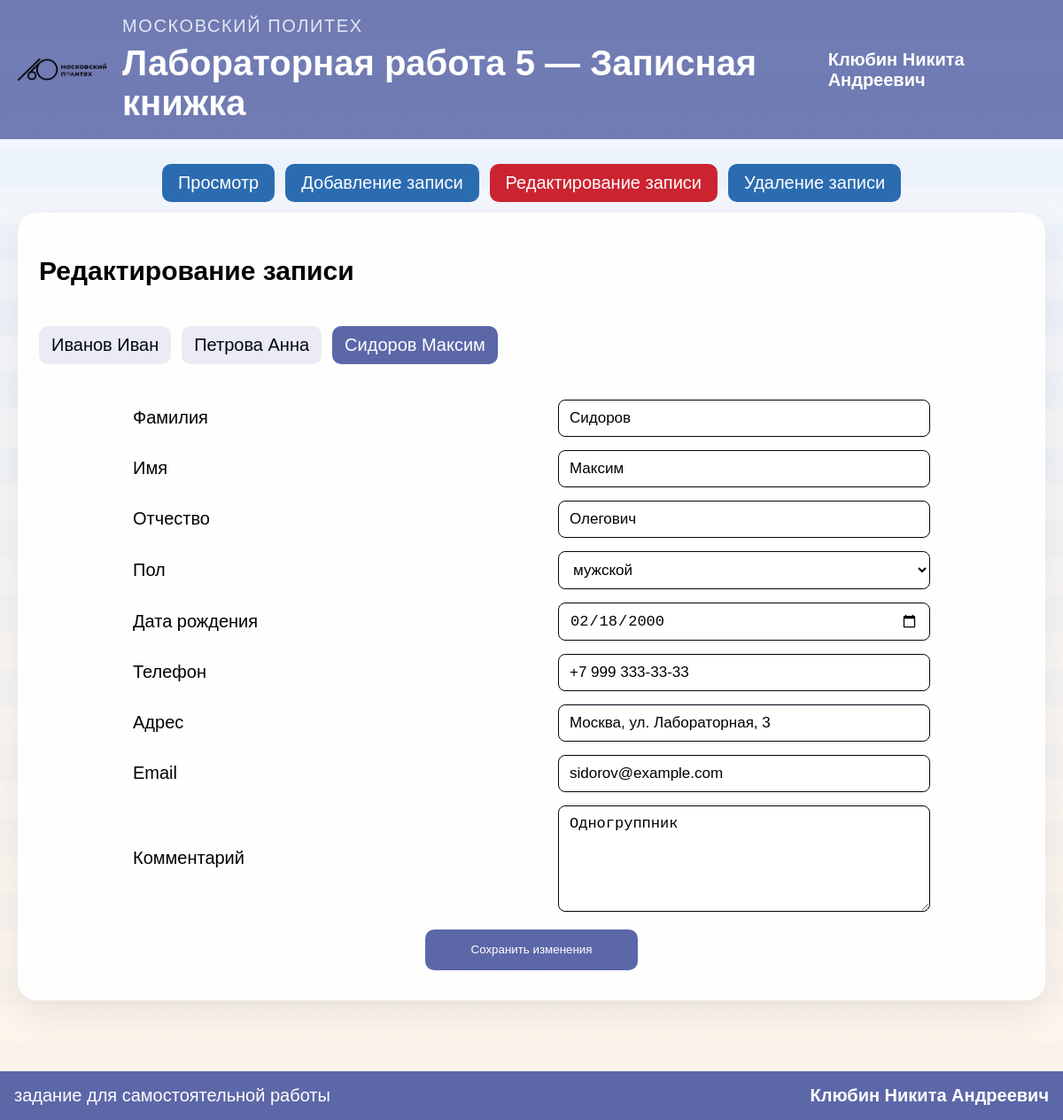
The page /index.php?action=edit&id=3 on the database its author committed.
### tables this page shows
CREATE TABLE contacts (
            id INTEGER PRIMARY KEY AUTOINCREMENT,
            surname TEXT NOT NULL,
            first_name TEXT NOT NULL,
            patronymic TEXT NOT NULL,
            gender TEXT NOT NULL,
            birth_date TEXT NOT NULL,
            phone TEXT NOT NULL,
            address TEXT NOT NULL,
            email TEXT NOT NULL,
            comment TEXT NOT NULL,
            created_at TEXT NOT NULL
        );

### bootstrap.php (called while the page is built, shortened)
<?php
function h(string $value): string
{
    return htmlspecialchars($value, ENT_QUOTES, 'UTF-8');
}

### add.php (called while the page is built, shortened)
<?php
require_once __DIR__ . '/bootstrap.php';
function renderContactForm(array $row, string $buttonText): string
{
    $button = $buttonText;
    require __DIR__ . '/form.php';
    return (string) ob_get_clean();
}

### edit.php (the view, shortened to what this page needs)
<?php
require_once __DIR__ . '/bootstrap.php';
require_once __DIR__ . '/add.php';
function renderEditModule(): string
{
    $pdo = contactsDb();
    $contacts = $pdo->query('SELECT id, surname, first_name FROM contacts ORDER BY surname ASC, first_name ASC')->fetchAll(PDO::FETCH_ASSOC);
    $selectedId = (int) ($_GET['id'] ?? $contacts[0]['id']);
    foreach ($contacts as $contact) {
        if ((int) $contact['id'] === $selectedId) {
            $selected = $contact;
            break;
        }
    }
    $rowStmt = $pdo->prepare('SELECT * FROM contacts WHERE id = :id');
    $rowStmt->execute(['id' => $selectedId]);
    $row = $rowStmt->fetch(PDO::FETCH_ASSOC) ?: [];
    $status = '';
    $links = '<div class="div-edit">';
    foreach ($contacts as $contact) {
        $class = (int) $contact['id'] === $selectedId ? 'currentRow' : '';
        $links .= sprintf(
            '<p><a class="%s" href="/lab5/index.php?action=edit&id=%d">%s %s</a></p>',
            $class,
            $contact['id'],
            h($contact['surname']),
            h($contact['first_name'])
        );
    }
    $links .= '</div>';
    return '<div class="panel"><h2>Редактирование записи</h2>' . $links . $status . renderContactForm($row, 'Сохранить изменения') . '</div>';
}

### form.php (shortened to what this page needs)
<form name="form_add" method="post">
    <div class="column">
        <div class="add">
            <label>Фамилия</label>
            <input type="text" name="surname" placeholder="Фамилия" value="<?= h((string) ($row['surname'] ?? '')) ?>">
        </div>
        <div class="add">
            <label>Имя</label>
            <input type="text" name="first_name" placeholder="Имя" value="<?= h((string) ($row['first_name'] ?? '')) ?>">
        </div>
        <div class="add">
            <label>Отчество</label>
            <input type="text" name="patronymic" placeholder="Отчество" value="<?= h((string) ($row['patronymic'] ?? '')) ?>">
        </div>
        <div class="add">
            <label>Пол</label>
            <select name="gender">
                <?php foreach (['мужской', 'женский'] as $gender): ?>
                    <option value="<?= h($gender) ?>" <?= ($row['gender'] ?? '') === $gender ? 'selected' : '' ?>><?= h($gender) ?></option>
                <?php endforeach; ?>
            </select>
        </div>
        <div class="add">
            <label>Дата рождения</label>
            <input type="date" name="birth_date" value="<?= h((string) ($row['birth_date'] ?? '')) ?>">
        </div>
        <div class="add">
            <label>Телефон</label>
            <input type="text" name="phone" placeholder="Телефон" value="<?= h((string) ($row['phone'] ?? '')) ?>">
        </div>
        <div class="add">
            <label>Адрес</label>
            <input type="text" name="address" placeholder="Адрес" value="<?= h((string) ($row['address'] ?? '')) ?>">
        </div>
        <div class="add">
            <label>Email</label>
            <input type="email" name="email" placeholder="Email" value="<?= h((string) ($row['email'] ?? '')) ?>">
        </div>
        <div class="add">
            <label>Комментарий</label>
            <textarea name="comment" placeholder="Краткий комментарий"><?= h((string) ($row['comment'] ?? '')) ?></textarea>
        </div>
        <button type="submit" value="<?= h($button) ?>" name="button" class="form-btn"><?= h($button) ?></button>
    </div>
</form>

### public/style.css (style rules this page uses)
:root { --color_a: rgb(1, 5, 17); --back_a: rgba(92, 103, 168, 0.18); --blue: rgb(43, 108, 176); --red: rgb(203, 36, 49); }
html { font-family: sans-serif; font-size: 17px; }
body { padding: 0; margin: 0; font-family: sans-serif; background: linear-gradient(180deg, rgba(212, 230, 255, 0.36) 0%, rgba(255, 241, 226, 0.72) 100%), repeating-linear-gradient(180deg, rgba(74, 144, 226, 0.06) 0 42px, rgba(255,255,255,0.94) 42px 84px); font-size: 20px; }
*, *::after, *::before { box-sizing: border-box; }
a { text-decoration: none; color: var(--color_a); }
.content .panel { background: rgba(255, 255, 255, 0.92); border-radius: 22px; padding: 24px; box-shadow: 0 18px 40px rgba(31, 41, 55, 0.08); }
.add { width: 100%; margin: 15px auto; display: flex; justify-content: space-between; gap: 20px; align-items: center; }
.column { margin: auto; width: min(100%, 900px); }
.div-edit { display: flex; flex-wrap: wrap; gap: 12px; margin-bottom: 20px; }
.div-edit a { display: inline-block; padding: 10px 14px; border-radius: 10px; background: rgba(92, 103, 168, 0.12); }
.div-edit .currentRow { color: #fff; background-color: rgb(92, 103, 168); }
input, select, textarea { display: block; width: 420px; padding: 10px 12px; font-size: 17px; color: black; background-color: #fff; border: 1px solid var(--color_a); border-radius: 8px; }
textarea { min-height: 120px; }
.form-btn { background-color: rgb(92, 103, 168); border: none; width: 240px; height: 46px; color: #fff; border-radius: 10px; transition: .3s; margin: 20px auto 10px; display: block; }

### rows shown on the page
contacts: surname "Иванов", first_name "Иван"
contacts: surname "Петрова", first_name "Анна"
contacts: surname "Сидоров", first_name "Максим", patronymic "Олегович", birth_date "02/18/2000", phone "+7 999 333-33-33", address "Москва, ул. Лабораторная, 3", email "sidorov@example.com", comment "Одногруппник"

### other values the page prints
$label "Просмотр"
$label "Добавление записи"
$label "Редактирование записи"
$label "Удаление записи"
$button "Сохранить изменения"
form field gender "мужской"
